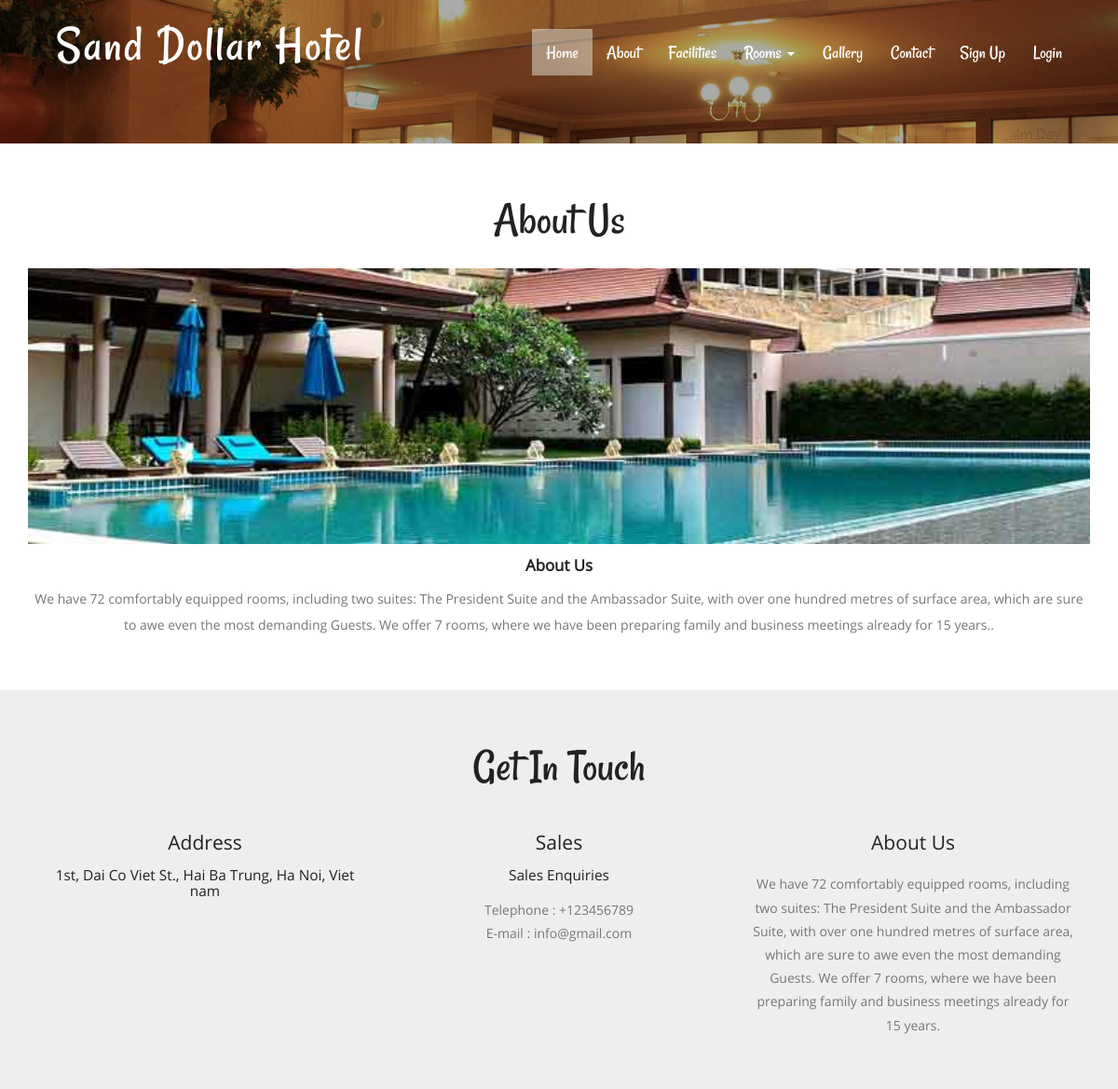
Page /about.php on the committed database.
### tables this page shows
CREATE TABLE `tblpage` (
  `ID` int(10) NOT NULL,
  `PageType` varchar(120) DEFAULT NULL,
  `PageTitle` varchar(200) DEFAULT NULL,
  `PageDescription` mediumtext DEFAULT NULL,
  `Email` varchar(120) DEFAULT NULL,
  `MobileNumber` bigint(10) DEFAULT NULL,
  `UpdationDate` timestamp NULL DEFAULT NULL ON UPDATE current_timestamp()
);

### src/about.php (the view, shortened to what this page needs)
<?php
include('includes/dbconnection.php');
?>
<!DOCTYPE HTML>
<html>
<head>
	<link href="css/bootstrap.css" rel="stylesheet" type="text/css" media="all">
	<link href="css/style.css" rel="stylesheet" type="text/css" media="all" />
</head>
<body>
	<div class="header head-top">
		<div class="container">
			<?php include_once('includes/header.php'); ?>
		</div>
	</div>
	<div class="content">
		<div class="about-section">
			<div class="container">
				<?php
				$sql = "SELECT * from tblpage where PageType='aboutus'";
				$query = $dbh->prepare($sql);
				$query->execute();
				$results = $query->fetchAll(PDO::FETCH_OBJ);
				if ($query->rowCount() > 0) {
					foreach ($results as $row) {
				?>
						<h2><?php echo htmlentities($row->PageTitle); ?></h2>
						<img src="images/p1.jpg" class="img-responsive" alt="/">
						<h5><?php echo htmlentities($row->PageTitle); ?></h5>
						<p><?php echo htmlentities($row->PageDescription); ?>.</p>
				<?php $cnt = $cnt + 1;
					}
				} ?>
			</div>
		</div>
		<?php include_once('includes/getintouch.php'); ?>
</body>
</html>

### src/includes/getintouch.php (shortened to what this page needs)
<div class="touch-section">
	<div class="container">
		<h3>get in touch</h3>
		<div class="touch-grids">
			<?php
				$sql="SELECT * from tblpage where PageType='contactus'";
				$query = $dbh -> prepare($sql);
				$query->execute();
				$results=$query->fetchAll(PDO::FETCH_OBJ);
				$cnt=1;
				if($query->rowCount() > 0) {
					foreach($results as $row) {
			?>
			<div class="col-md-4 touch-grid">
				<h4>address</h4>
				<h5><?php echo htmlentities($row->PageDescription);?></h5>
			</div>
			<div class="col-md-4 touch-grid">
				<h4>Sales</h4>
				<h5>Sales Enquiries</h5>
				<p>Telephone : +<?php  echo htmlentities($row->MobileNumber);?></p>
				<p>E-mail : <?php  echo htmlentities($row->Email);?></p>
			</div>
			<?php $cnt=$cnt+1;}} ?>
			<div class="col-md-4 touch-grid">
				<?php
					$sql="SELECT * from tblpage where PageType='aboutus'";
					$query = $dbh -> prepare($sql);
					$query->execute();
					$results=$query->fetchAll(PDO::FETCH_OBJ);
					$cnt=1;
					if($query->rowCount() > 0) {
						foreach($results as $row) {
				?>
				<h4><?php  echo htmlentities($row->PageTitle);?></h4>
				<br>
				<p><?php  echo htmlentities($row->PageDescription);?></p>
				</div><?php $cnt=$cnt+1;}} ?>
					<div class="clearfix"></div>
				</div>
			</div>
		</div>
	</div>

### src/css/style.css (style rules this page uses)
h1,h2,h3,h4,h5,h6 { padding:0 0; margin:0 0; }
p { padding:0 0; margin:0 0; }
body { padding:0 0; margin:0 0; font-family: 'OpenSans-Regular' }
.header { background:url(../images/banner1.jpg) no-repeat 0px 0px; background-size:cover; -webkit-background-size: cover; -moz-background-size: cover; -o-background-size: cover; -ms-background-size: cover; min-height:764px; padding-bottom: 4em; }
.touch-section { padding: 4em 0; text-align: center; background-color: #eee; }
.touch-grids { margin-top: 3em; }
.touch-grid h4 { font-size: 1.5em; color: #222; text-transform: capitalize; }
.touch-section h3 { font-size: 3.5em; text-transform: capitalize; font-family: 'Rancho-Regular'; color: #222; }
.touch-grid h5 { font-size: 1.1em; padding: 1em 0; color: #222; }
.touch-grid p { font-size: 1em; line-height: 1.8em; color: #777; }
.head-top { min-height: 115px !important; }
.about-section { padding:4em 0; text-align:center; }
.about-section h2 { font-size: 3.5em; text-transform: capitalize; font-family: 'Rancho-Regular'; color: #222; margin-bottom: 0.5em; }
.about-section img { width: 100%; }
.about-section h5 { font-size: 1.2em; text-transform: capitalize; color: #222; margin: 0.8em 0; font-weight: 600; }
.about-section p { font-size: 1em; line-height: 2em; color: #777; }
@media (max-width:1440px) { .header { min-height: 679px; } }
@media (max-width:1366px) { .header { min-height: 652px; } }
@media (max-width:1280px) { .header { min-height: 602px; } }

### rows in the picture
tblpage: PageTitle "About Us", PageDescription "We have 72 comfortably equipped rooms, including two suites: The President Suite and the Ambassador Suite, with over one hundred metres of surface area, which are sure to awe even the most demanding Guests. We offer 7 rooms, where we have been preparing family and business meetings already for 15 years."
tblpage: PageDescription "1st, Dai Co Viet St., Hai Ba Trung, Ha Noi, Viet nam", MobileNumber "123456789", Email "info@gmail.com"
